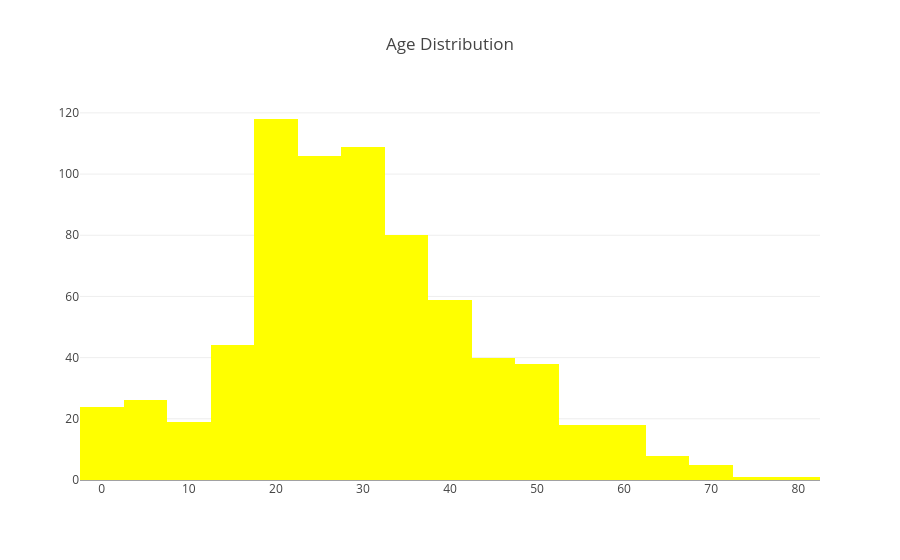

The notebook cell saved with this chart:
### Code cell
trace = go.Histogram(x = data['Age'],
                     nbinsx=20,
                     marker={'color':'yellow'})
layout = go.Layout(title='Age Distribution')
fig = go.Figure(data=trace,layout=layout)
fig.show()

### Figure 1 — Plotly figure (JSON) as saved in the notebook; plotly's stock layout.template omitted (floating-point values rounded to 4 significant figures; data arrays with more than 128 entries replaced by an {"elided": "..."} marker saying what was removed)
{"data": [{"marker": {"color": "yellow"}, "nbinsx": 20, "type": "histogram", "x": {"elided": "891 float values"}}], "layout": {"title": {"text": "Age Distribution"}}}
